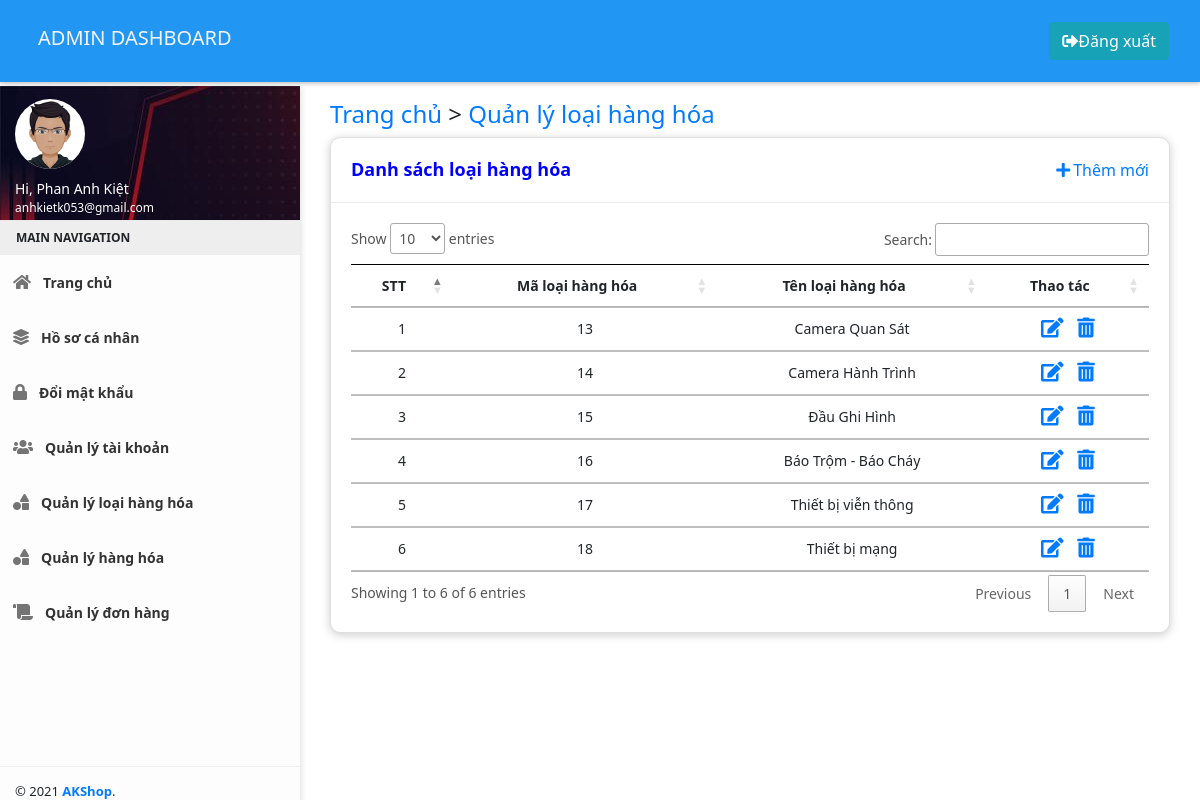
The page /admin/qlloaihanghoa.php (signed in) on the database its author committed.
### tables this page shows
CREATE TABLE `loaihanghoa` (
  `MaLoaiHang` int(11) NOT NULL,
  `TenLoaiHang` varchar(255) NOT NULL
);

### admin/qlloaihanghoa.php (the view, shortened to what this page needs)
<?php
    include("./header.php");
?>
<h4><a title="Quay lại" href="./index.php">Trang chủ</a>  > <a href="qlloaihanghoa.php">Quản lý loại hàng hóa</a></h4>
<div class="row clearfix">
    <div class="col-xs-12 col-sm-12 col-md-12 col-lg-12">
        <div class="card">
            <div class="header" style="display: flex; width: 100%; align-items: center;">
                <h2 style="font-weight: bold; color: blue;">Danh sách loại hàng hóa</h2>
                <a style="width: fit-content; display: flex; align-items: center; text-decoration: none; margin-left: auto;" href="?themloaihanghoa">
                    <i class="fas fa-plus" style="margin-right: 3px;"></i>
                    Thêm mới
                </a>
            </div>
            <div class="body">
                <div class="table-responsive">
                    <table class="table table-hover dashboard-task-infos" id="myTable">
                        <thead>
                            <tr>
                                <th style="vertical-align: middle;text-align: center;" scope="col">STT</th>
                                <th style="vertical-align: middle;text-align: center;" scope="col">Mã loại hàng hóa</th>
                                <th style="vertical-align: middle;text-align: center;" scope="col">Tên loại hàng hóa</th>
                                <?php
                                    if($_SESSION['ChucVu'] == 'Admin'){
                                        ?>
                                            <th style="vertical-align: middle;text-align: center;" scope="col">Thao tác</th>
                                        <?php
                                    }
                                ?>
                            </tr>
                        </thead>
                        <tbody class="middle">
                            <?php
                                $query = mysqli_query($conn, "SELECT * FROM `loaihanghoa`");
                                $num_rows = mysqli_num_rows($query);
                                if($num_rows == 0){
                                    ?>
                                        <tr>
                                            <td colspan="6" style="vertical-align: middle;">
                                                <h2>404 Not Found</h2>
                                            </td>
                                        </tr>
                                    <?php
                                }
                                else{
                                    $stt = 1;
                                    while($row = mysqli_fetch_array($query)){
                            ?>
                                <tr>
                                    <td style="vertical-align: middle;text-align: center;" scope="row"><?=$stt?></td>
                                    <td style="text-align: center; vertical-align: middle" scope="row"><?=$row['MaLoaiHang']?></td>
                                    <td style="text-align: center; vertical-align: middle;" scope="row"><?=$row['TenLoaiHang']?></td>
                                    <?php
                                        if($_SESSION['ChucVu'] == 'Admin'){
                                            ?>
                                                <td style="vertical-align: middle; text-align: center;">
                                                    <a style="margin-left: 5px; margin-right: 5px;" title="Update loại hàng hóa"
                                                    href='?updatelhh=<?= $row['MaLoaiHang'] ?>'><i class="fas fa-edit" ></i></a>
                                                    <a style="margin-left: 5px; margin-right: 5px;"  title="Xóa"
                                                    onClick="javascript: return confirm('Bạn có chắc muốn thực hiện thao tác xóa này?')"
                                                    href='?delhh=<?= $row['MaLoaiHang'] ?>'> <i class="fas fa-trash-alt" ></i></a>
                                                </td>
                                            <?php
                                        }
                                    ?>
                                </tr>
                            <?php
                                        $stt++;
                                    }
                                }
                            ?>
                        </tbody>
                    </table>
                </div>
            </div>
        </div>
    </div>
</div>
<?php
    include("./footer.php");
?>

### admin/css/main.css (style rules this page uses)
* { margin: 0; padding: 0; font-family: 'Segoe UI', Tahoma, Geneva, Verdana, sans-serif; }
i.fas.fa-edit, i.fas.fa-trash-alt, i.fas.fa-unlock-alt { font-size: 20px; }
.card { background: #fff; min-height: 50px; box-shadow: 0 2px 10px rgba(0, 0, 0, 0.2); -webkit-box-shadow: 0 2px 10px rgba(0, 0, 0, 0.2); -moz-box-shadow: 0 2px 10px rgba(0, 0, 0, 0.2); -ms-box-shadow: 0 2px 10px rgba(0, 0, 0, 0.2); position: relative; margin-bottom: 30px; -webkit-border-radius: 2px; -moz-border-radius: 2px; -ms-border-radius: 2px; border-radius: 10px; }
.card .header { padding: 20px; position: relative; border-bottom: 1px solid rgba(204, 204, 204, 0.35); }
.card .header h2 { margin: 0; font-size: 18px; font-weight: bold; color: blue; }
.card .body { font-size: 14px; color: #555; padding: 20px; }
.table tbody tr td, .table tbody tr th { padding: 10px; border-top: 1px solid rgba(88, 88, 88, 0.384); border-bottom: 1px solid rgba(88, 88, 88, 0.384); }
.table thead tr th { border-top: 1px solid black; border-bottom: 1px solid black; }

### rows shown on the page
loaihanghoa: MaLoaiHang "13", TenLoaiHang "Camera Quan Sát"
loaihanghoa: MaLoaiHang "14", TenLoaiHang "Camera Hành Trình"
loaihanghoa: MaLoaiHang "15", TenLoaiHang "Đầu Ghi Hình"
loaihanghoa: MaLoaiHang "16", TenLoaiHang "Báo Trộm - Báo Cháy"
loaihanghoa: MaLoaiHang "17", TenLoaiHang "Thiết bị viễn thông"
loaihanghoa: MaLoaiHang "18", TenLoaiHang "Thiết bị mạng"

### other values the page prints
$ten_nv "Phan Anh Kiệt"
$email "anhkietk053@gmail.com"
